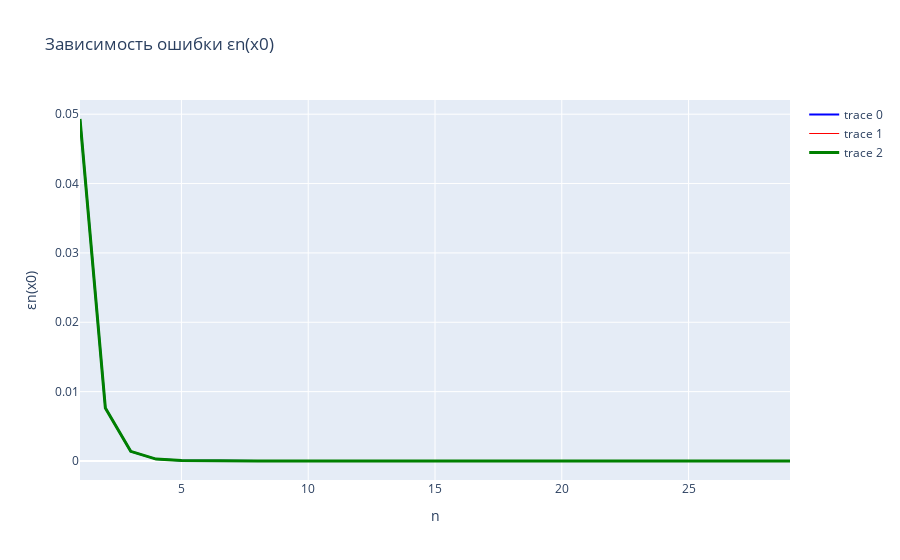

Source (notebook cell):
### Code cell
# Прямое суммирование
f_x0 = np.arctanh(x0)
S_n = [arth_Maclaurin_n_member(x0,0)]
eps_n = [f_x0 - S_n[0]]

for n in range(1, 30):
    S_n.append(S_n[-1] + arth_Maclaurin_n_member(x0, n) )
    eps_n.append(f_x0 - S_n[-1])

print(eps_n)

fig = go.Figure()
fig.add_trace(go.Scatter(y=eps_n, x=np.arange(1,30), mode='lines', line=dict(color='blue', width=2)))

# Обратное суммирование
reverse_S_n = [arth_Maclaurin_n_member(x0, 0)]
reverse_eps_n = [f_x0 - reverse_S_n[0]]
for n in range(1, 30):
    curr_sum = 0
    for i in range(n, -1, -1):
        curr_sum += arth_Maclaurin_n_member(x0, i)
    reverse_S_n.append(curr_sum)
    reverse_eps_n.append(f_x0 - reverse_S_n[-1])

print(reverse_eps_n)

fig.add_trace(go.Scatter(y=reverse_eps_n, x=np.arange(1, 30), mode='lines', line=dict(color='red', width=1)))

fig.update_layout(
    title='Зависимость ошибки εn(x0)',
    yaxis_title='εn(x0)',
    xaxis_title='n',
    )

# Суммирование по схеме Горнера
gorner_S_n = [arth_Maclaurin_n_member(x0,0)]
gorner_eps_n = [f_x0 - gorner_S_n[0]]
for n in range(1,30):
    curr_sum = 0
    for i in range(0, n + 1):
        curr_sum += arth_Maclaurin_n_member(x0, i - 1) * (x0 * x0 * (2 * i - 1) / (2 * i + 1) )
    gorner_S_n.append(curr_sum)
    gorner_eps_n.append(f_x0 - gorner_S_n[-1])

print(gorner_eps_n)

fig.add_trace(go.Scatter(y=gorner_eps_n,x = np.arange(1,30), mode='lines', line=dict(color='green', width =3)))

fig.show()

### Figure 1 — Plotly figure (JSON) as saved in the notebook; plotly's stock layout.template omitted (floating-point values rounded to 4 significant figures)
{"data": [{"line": {"color": "blue", "width": 2}, "mode": "lines", "type": "scatter", "x": [1, 2, 3, 4, 5, 6, 7, 8, 9, 10, 11, 12, 13, 14, 15, 16, 17, 18, 19, 20, 21, 22, 23, 24, 25, 26, 27, 28, 29], "y": [0.04931, 0.007639, 0.001389, 0.0002734, 5.639e-05, 1.2e-05, 2.613e-06, 5.786e-07, 1.298e-07, 2.944e-08, 6.735e-09, 1.552e-09, 3.598e-10, 8.387e-11, 1.964e-11, 4.618e-12, 1.09e-12, 2.582e-13, 6.162e-14, 1.499e-14, 3.886e-15, 1.221e-15, 5.551e-16, 4.441e-16, 4.441e-16, 4.441e-16, 4.441e-16, 4.441e-16, 4.441e-16, 4.441e-16]}, {"line": {"color": "red", "width": 1}, "mode": "lines", "type": "scatter", "x": [1, 2, 3, 4, 5, 6, 7, 8, 9, 10, 11, 12, 13, 14, 15, 16, 17, 18, 19, 20, 21, 22, 23, 24, 25, 26, 27, 28, 29], "y": [0.04931, 0.007639, 0.001389, 0.0002734, 5.639e-05, 1.2e-05, 2.613e-06, 5.786e-07, 1.298e-07, 2.944e-08, 6.735e-09, 1.552e-09, 3.598e-10, 8.387e-11, 1.964e-11, 4.617e-12, 1.089e-12, 2.579e-13, 6.128e-14, 1.465e-14, 3.553e-15, 8.882e-16, 2.22e-16, 1.11e-16, 1.11e-16, 0, 0, 0, 0, 0]}, {"line": {"color": "green", "width": 3}, "mode": "lines", "type": "scatter", "x": [1, 2, 3, 4, 5, 6, 7, 8, 9, 10, 11, 12, 13, 14, 15, 16, 17, 18, 19, 20, 21, 22, 23, 24, 25, 26, 27, 28, 29], "y": [0.04931, 0.007639, 0.001389, 0.0002734, 5.639e-05, 1.2e-05, 2.613e-06, 5.786e-07, 1.298e-07, 2.944e-08, 6.735e-09, 1.552e-09, 3.598e-10, 8.387e-11, 1.964e-11, 4.618e-12, 1.09e-12, 2.582e-13, 6.162e-14, 1.499e-14, 3.886e-15, 1.221e-15, 5.551e-16, 4.441e-16, 4.441e-16, 4.441e-16, 4.441e-16, 4.441e-16, 4.441e-16, 4.441e-16]}], "layout": {"title": {"text": "Зависимость ошибки εn(x0)"}, "xaxis": {"title": {"text": "n"}}, "yaxis": {"title": {"text": "εn(x0)"}}}}
